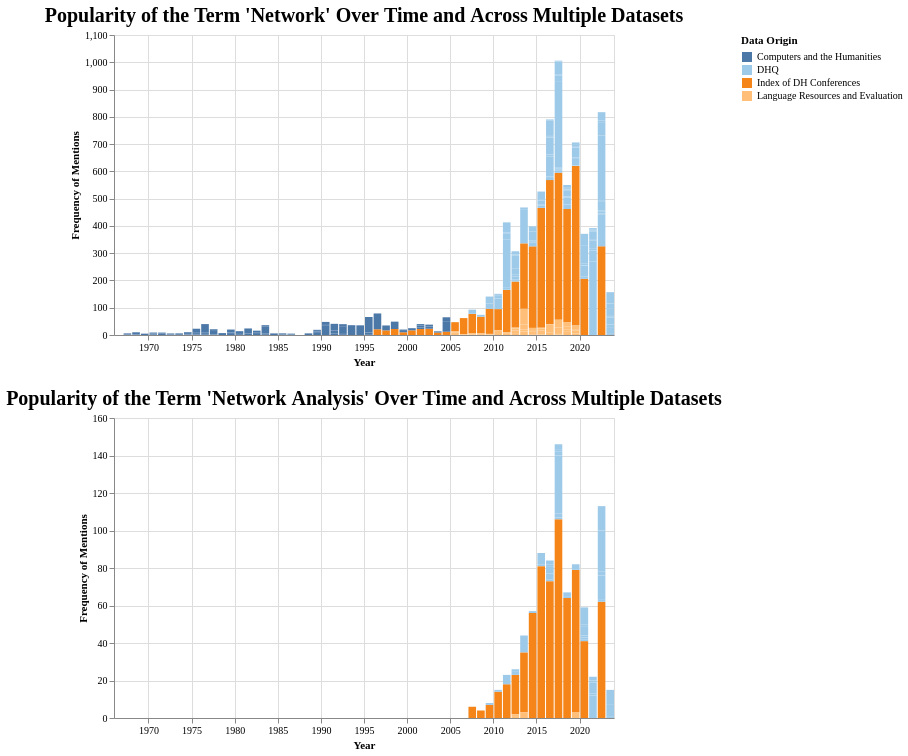

Source (Vega-Lite JSON):
### Vega-Lite specification from a JSON file in a GitHub repository (floating-point values rounded to 4 significant figures; data arrays with more than 128 entries replaced by an {"elided": "..."} marker saying what was removed)
{"config": {"view": {"continuousWidth": 300, "continuousHeight": 300}, "axis": {"labelFont": "Garamond", "titleFont": "Garamond"}, "legend": {"labelFont": "Garamond", "titleFont": "Garamond"}, "title": {"anchor": "middle", "font": "Garamond", "fontSize": 20}}, "vconcat": [{"data": {"name": "data-1e11b0a813ace56fddcfe863968dc732"}, "mark": {"type": "bar"}, "encoding": {"color": {"field": "data_origin", "legend": {"labelLimit": 0, "symbolLimit": 0, "title": "Data Origin"}, "scale": {"scheme": "tableau20"}, "sort": {"field": "counts", "op": "sum", "order": "descending"}, "type": "nominal"}, "opacity": {"condition": {"param": "param_5", "value": 1}, "value": 0.2}, "tooltip": [{"field": "data_origin", "title": "Data Origin", "type": "nominal"}, {"field": "Raw Frequency of Mentions", "type": "quantitative"}, {"field": "date", "format": "%Y", "title": "Date", "type": "temporal"}, {"field": "Frequency of Mentions Scaled by Total Tokens", "type": "quantitative"}, {"field": "total_tokens", "title": "Total Tokens", "type": "quantitative"}], "x": {"axis": {"title": "Year"}, "field": "date", "timeUnit": "year", "type": "temporal"}, "y": {"axis": {"title": "Frequency of Mentions"}, "field": "y", "type": "quantitative"}}, "name": "view_3", "title": "Popularity of the Term 'Network' Over Time and Across Multiple Datasets", "transform": [{"calculate": "datum[param_4]", "as": "y"}], "width": 500}, {"data": {"name": "data-f89fa7ceb03985900db893c692ce39a5"}, "mark": {"type": "bar"}, "encoding": {"color": {"field": "data_origin", "legend": {"labelLimit": 0, "symbolLimit": 0, "title": "Data Origin"}, "scale": {"scheme": "tableau20"}, "sort": {"field": "counts", "op": "sum", "order": "descending"}, "type": "nominal"}, "opacity": {"condition": {"param": "param_6", "value": 1}, "value": 0.2}, "tooltip": [{"field": "data_origin", "title": "Data Origin", "type": "nominal"}, {"field": "Raw Frequency of Mentions", "type": "quantitative"}, {"field": "date", "format": "%Y", "title": "Date", "type": "temporal"}, {"field": "Frequency of Mentions Scaled by Total Tokens", "type": "quantitative"}, {"field": "total_tokens", "title": "Total Tokens", "type": "quantitative"}], "x": {"axis": {"title": "Year"}, "field": "date", "timeUnit": "year", "type": "temporal"}, "y": {"axis": {"title": "Frequency of Mentions"}, "field": "y", "type": "quantitative"}}, "name": "view_4", "title": "Popularity of the Term 'Network Analysis' Over Time and Across Multiple Datasets", "transform": [{"calculate": "datum[param_4]", "as": "y"}], "width": 500}], "params": [{"name": "param_4", "bind": {"input": "select", "options": ["Raw Frequency of Mentions", "Frequency of Mentions Scaled by Total Tokens"], "name": "Select Counting Method on Y Axis"}, "value": "Raw Frequency of Mentions"}, {"name": "param_5", "select": {"type": "point", "fields": ["data_origin"]}, "bind": "legend", "views": ["view_3"]}, {"name": "param_6", "select": {"type": "point", "fields": ["data_origin"]}, "bind": "legend", "views": ["view_4"]}], "$schema": "https://vega.github.io/schema/vega-lite/v5.15.1.json", "datasets": {"data-1e11b0a813ace56fddcfe863968dc732": {"elided": "416 records"}, "data-f89fa7ceb03985900db893c692ce39a5": {"elided": "416 records"}}}
